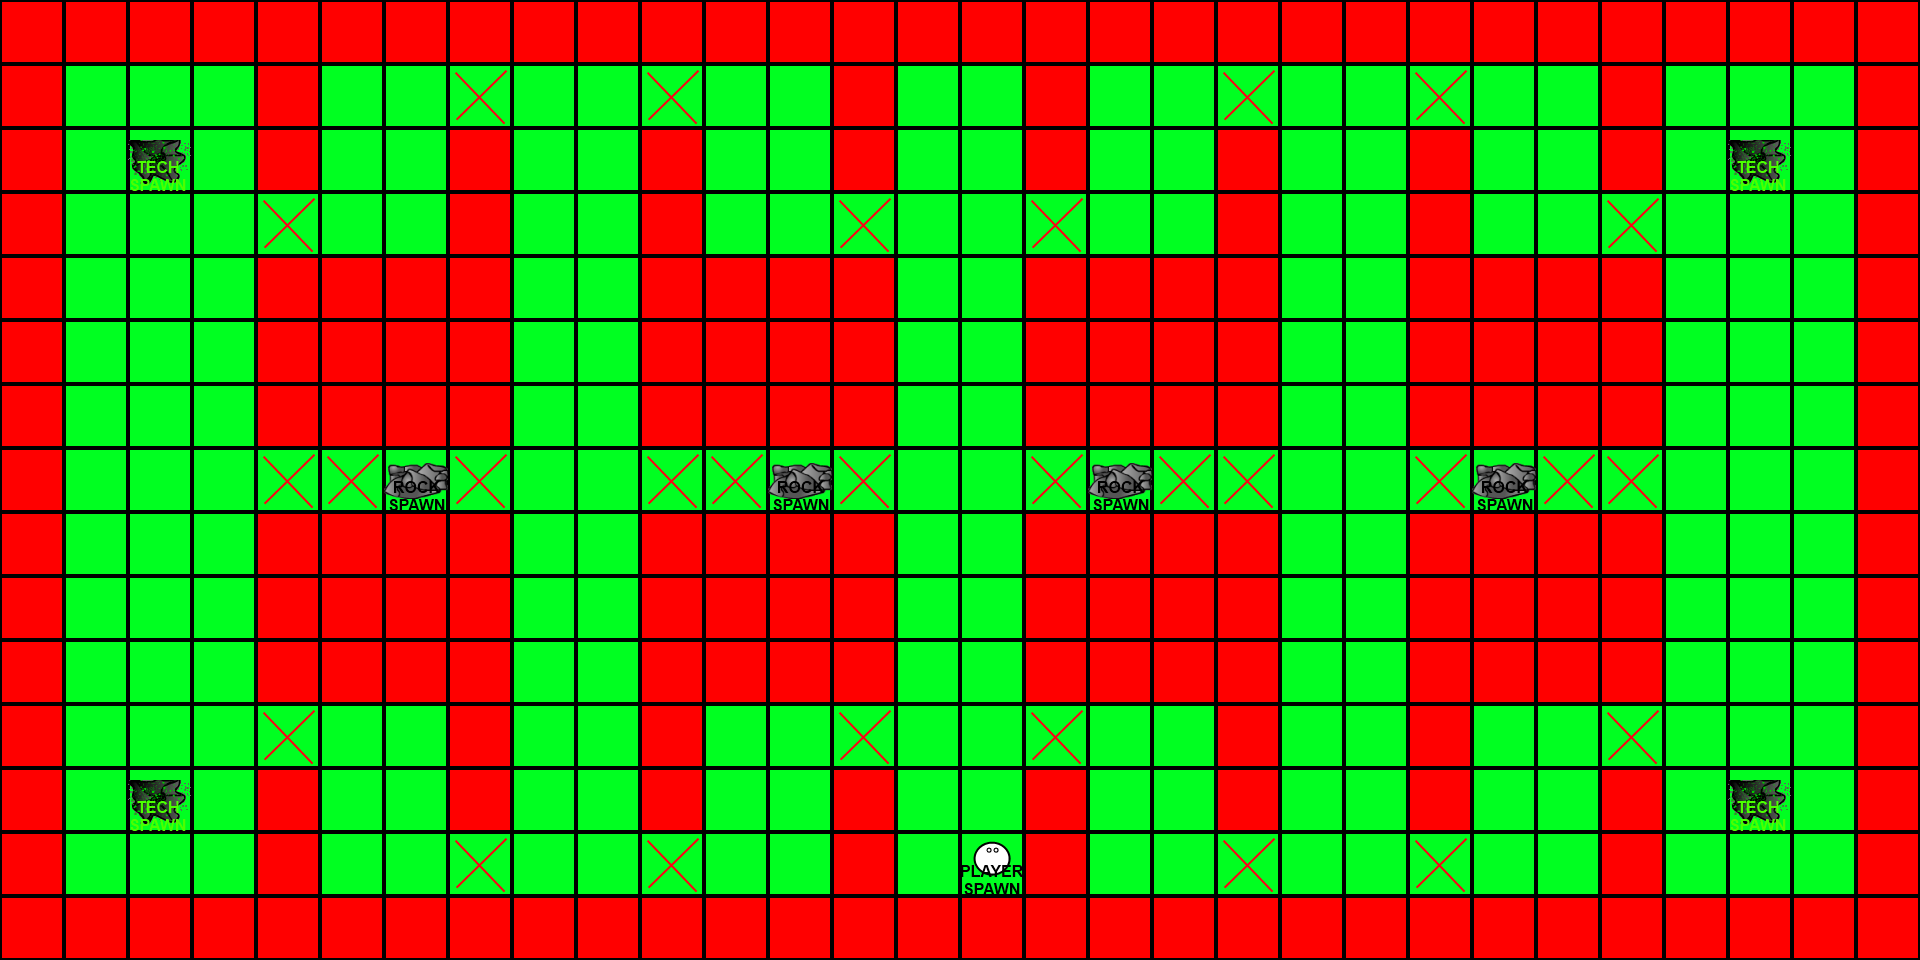

This game map was drawn from its Tiled (.tmx) file and the tilesets committed beside it. A one-line description and the trimmed map source follow:
An orthogonal 30x15 tile map with 64x64 px tiles, 2 tile layers (tiles, spawns).

<map version="1.0" orientation="orthogonal" width="30" height="15" tilewidth="64" tileheight="64">
 <tileset firstgid="1" name="tileset" tilewidth="64" tileheight="64">
  <image source="tileset.png" width="448" height="64" />
 </tileset>
 <layer name="tiles" width="30" height="15">
  <data>[450 cells, 450 non-empty, 3 distinct tile ids]</data>
 </layer>
 <layer name="spawns" width="30" height="15">
  <data>[450 cells, 9 non-empty, 3 distinct tile ids]</data>
 </layer>
</map>